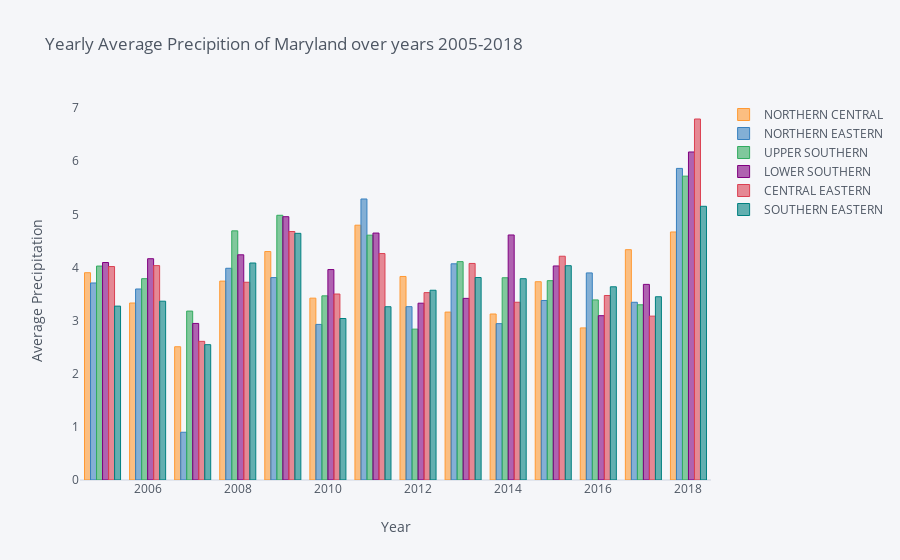

Notebook code for this chart:
### Code cell
avg.iplot(kind='bar', xTitle='Year', yTitle='Average Precipitation',
    title='Yearly Average Precipition of Maryland over years 2005-2018', showgrid = False)

### Figure 1 — Plotly figure (JSON) as saved in the notebook; plotly's stock layout.template omitted (floating-point values rounded to 4 significant figures)
{"data": [{"marker": {"color": "rgba(255, 153, 51, 0.6)", "line": {"color": "rgba(255, 153, 51, 1.0)", "width": 1}}, "name": "NORTHERN CENTRAL", "orientation": "v", "text": "", "type": "bar", "x": [2005, 2006, 2007, 2008, 2009, 2010, 2011, 2012, 2013, 2014, 2015, 2016, 2017, 2018], "y": [3.902, 3.332, 2.509, 3.744, 4.301, 3.423, 4.797, 3.831, 3.161, 3.125, 3.732, 2.863, 4.336, 4.669]}, {"marker": {"color": "rgba(55, 128, 191, 0.6)", "line": {"color": "rgba(55, 128, 191, 1.0)", "width": 1}}, "name": "NORTHERN EASTERN", "orientation": "v", "text": "", "type": "bar", "x": [2005, 2006, 2007, 2008, 2009, 2010, 2011, 2012, 2013, 2014, 2015, 2016, 2017, 2018], "y": [3.709, 3.596, 0.8992, 3.986, 3.81, 2.929, 5.29, 3.263, 4.07, 2.943, 3.38, 3.898, 3.346, 5.866]}, {"marker": {"color": "rgba(50, 171, 96, 0.6)", "line": {"color": "rgba(50, 171, 96, 1.0)", "width": 1}}, "name": "UPPER SOUTHERN", "orientation": "v", "text": "", "type": "bar", "x": [2005, 2006, 2007, 2008, 2009, 2010, 2011, 2012, 2013, 2014, 2015, 2016, 2017, 2018], "y": [4.027, 3.79, 3.18, 4.69, 4.983, 3.467, 4.609, 2.84, 4.111, 3.807, 3.752, 3.39, 3.298, 5.72]}, {"marker": {"color": "rgba(128, 0, 128, 0.6)", "line": {"color": "rgba(128, 0, 128, 1.0)", "width": 1}}, "name": "LOWER SOUTHERN", "orientation": "v", "text": "", "type": "bar", "x": [2005, 2006, 2007, 2008, 2009, 2010, 2011, 2012, 2013, 2014, 2015, 2016, 2017, 2018], "y": [4.094, 4.166, 2.947, 4.239, 4.957, 3.962, 4.649, 3.328, 3.419, 4.613, 4.029, 3.093, 3.683, 6.175]}, {"marker": {"color": "rgba(219, 64, 82, 0.6)", "line": {"color": "rgba(219, 64, 82, 1.0)", "width": 1}}, "name": "CENTRAL EASTERN", "orientation": "v", "text": "", "type": "bar", "x": [2005, 2006, 2007, 2008, 2009, 2010, 2011, 2012, 2013, 2014, 2015, 2016, 2017, 2018], "y": [4.018, 4.036, 2.61, 3.723, 4.677, 3.501, 4.263, 3.527, 4.077, 3.346, 4.212, 3.473, 3.085, 6.796]}, {"marker": {"color": "rgba(0, 128, 128, 0.6)", "line": {"color": "rgba(0, 128, 128, 1.0)", "width": 1}}, "name": "SOUTHERN EASTERN", "orientation": "v", "text": "", "type": "bar", "x": [2005, 2006, 2007, 2008, 2009, 2010, 2011, 2012, 2013, 2014, 2015, 2016, 2017, 2018], "y": [3.273, 3.366, 2.547, 4.085, 4.643, 3.04, 3.262, 3.572, 3.812, 3.789, 4.034, 3.637, 3.45, 5.153]}], "layout": {"legend": {"bgcolor": "#F5F6F9", "font": {"color": "#4D5663"}}, "paper_bgcolor": "#F5F6F9", "plot_bgcolor": "#F5F6F9", "title": {"font": {"color": "#4D5663"}, "text": "Yearly Average Precipition of Maryland over years 2005-2018"}, "xaxis": {"gridcolor": "#E1E5ED", "showgrid": false, "tickfont": {"color": "#4D5663"}, "title": {"font": {"color": "#4D5663"}, "text": "Year"}, "zerolinecolor": "#E1E5ED"}, "yaxis": {"gridcolor": "#E1E5ED", "showgrid": false, "tickfont": {"color": "#4D5663"}, "title": {"font": {"color": "#4D5663"}, "text": "Average Precipitation"}, "zerolinecolor": "#E1E5ED"}}}
